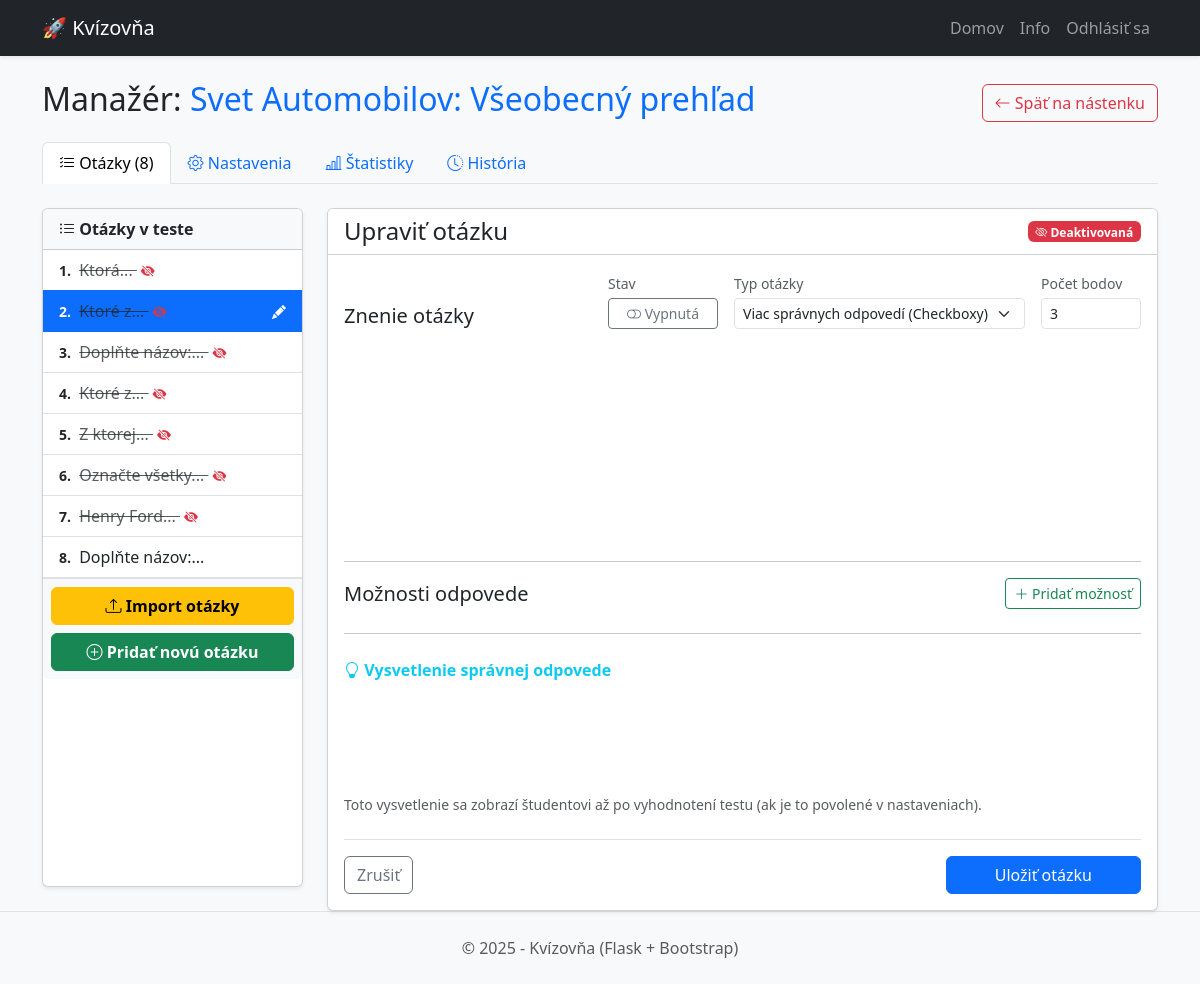
Before: /quiz/1/question/2/edit (signed in) with the older database file.
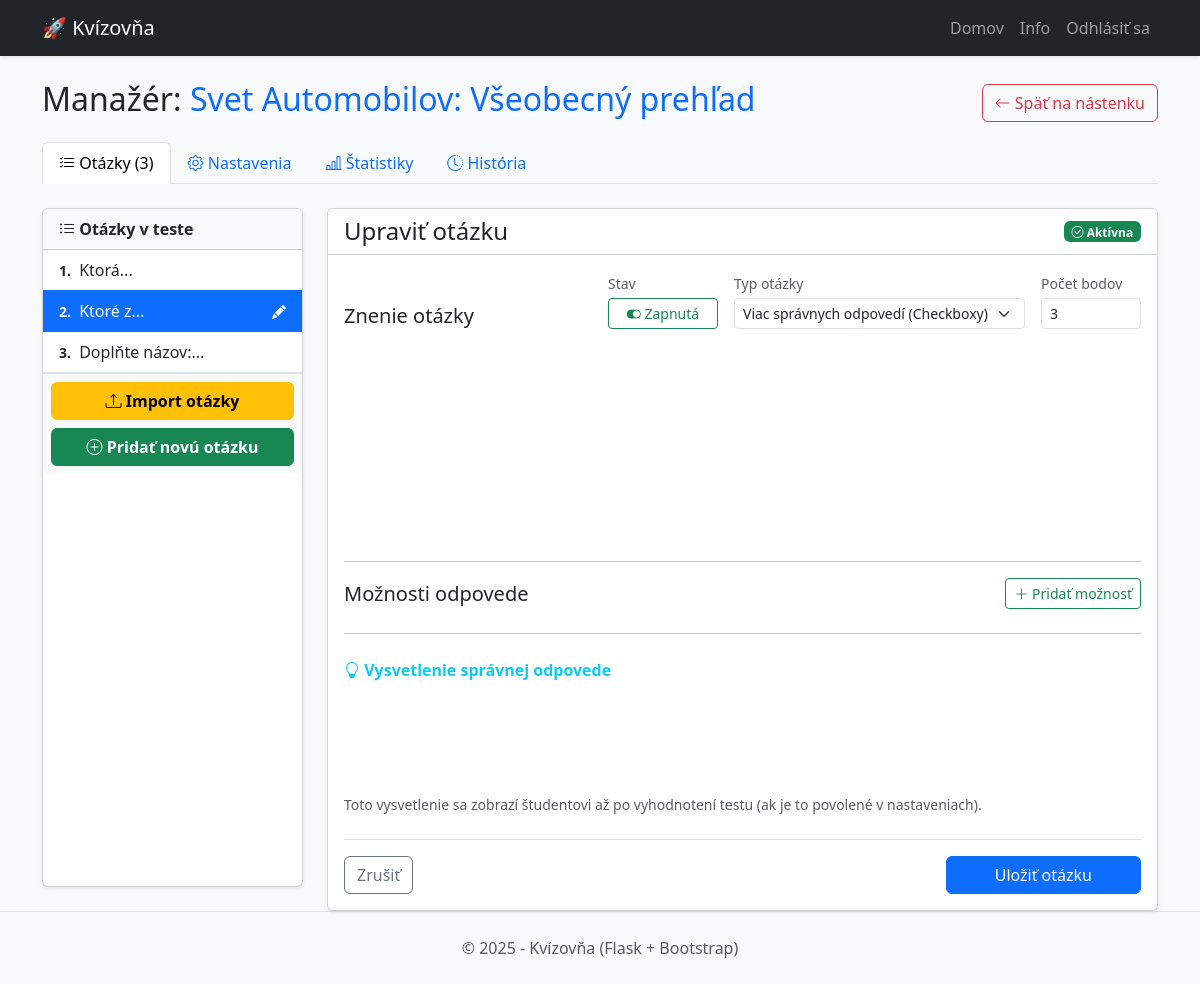
After: the same page with the newer database file.
### app.py (models this page shows, shortened)
class Question(db.Model):
    id = db.Column(db.Integer, primary_key=True)
    text = db.Column(db.Text, nullable=False) # Text otázky
    q_type = db.Column(db.String(20), nullable=False, default='single')
    points = db.Column(db.Integer, default=1)
    quiz_id = db.Column(db.Integer, db.ForeignKey('quiz.id'), nullable=False)
    created_at = db.Column(db.DateTime, default=datetime.utcnow)
    position = db.Column(db.Integer, default=0)
    explanation = db.Column(db.Text, nullable=True) # HTML text vysvetlenia
    is_active = db.Column(db.Boolean, default=True)
    options = db.relationship('Option', backref='question', lazy=True, cascade="all, delete-orphan")

### app.py (the view, shortened to what this page needs)
@app.route('/quiz/<int:quiz_id>/question/<int:question_id>/edit', methods=['GET', 'POST'])
@login_required
def edit_question(quiz_id, question_id):
    quiz = Quiz.query.get_or_404(quiz_id)
    question = Question.query.get_or_404(question_id)
    if quiz.author != current_user:
        flash('Nemáte oprávnenie.', 'danger')
        return redirect(url_for('index'))
    form = QuestionForm(obj=question)
    import_form = ImportQuestionForm()
    return render_template('edit_question.html',
                           title='Upraviť otázku',
                           quiz=quiz,
                           form=form,
                           question=question, # Dôležité pre JS
                           import_form=import_form,
                           legend='Upraviť otázku')

### app.py
class QuestionForm(FlaskForm):
    text = TextAreaField('Znenie otázky', validators=[DataRequired(message="Zadajte text otázky.")])
    explanation = TextAreaField('Vysvetlenie (zobrazí sa po vyhodnotení)')
    q_type = SelectField('Typ otázky', choices=[
        ('single', 'Jedna správna odpoveď (ABCD)'),
        ('multi', 'Viac správnych odpovedí (Checkboxy)'),
        ('text', 'Dopĺňanie slova (Text)')
    ])
    points = IntegerField('Počet bodov', default=1, validators=[NumberRange(min=0)])
    submit = SubmitField('Uložiť otázku')

class ImportQuestionForm(FlaskForm):
    files = MultipleFileField('Vyber JSON súbory otázok', validators=[
        DataRequired()
    ])
    submit = SubmitField('Nahrať a pridať')

### app.py (called while the page is built)
@login_manager.user_loader
def load_user(user_id):
    return User.query.get(int(user_id))

### templates/edit_question.html (shortened to what the changed rows need)
{% extends 'manage_layout.html' %}
{% block manager_content %}
<div class="row">
    <div class="col-lg-3 mb-4">
        <div class="card shadow-sm h-100">
            <div class="list-group list-group-flush" style="max-height: 600px; overflow-y: auto;">
                {% for q in quiz.questions %}
                    {% set is_active_item = (question is defined and question.id == q.id) %}
                    <a href="{{ url_for('edit_question', quiz_id=quiz.id, question_id=q.id) }}"
                       class="list-group-item list-group-item-action d-flex justify-content-between align-items-center {% if is_active_item %}active{% endif %}">
                        <div class="text-truncate me-2">
                            <small class="fw-bold me-1">{{ loop.index }}.</small>
                            {% if not q.is_active %}
                                <span class="text-muted text-decoration-line-through" title="Deaktivovaná">
                                    {{ q.text | striptags | truncate(18) }}
                                </span>
                                <i class="bi bi-eye-slash-fill text-danger small ms-1"></i>
                            {% else %}
                                {{ q.text | striptags | truncate(20) }}
                            {% endif %}
                        </div>
                        {% if is_active_item %}
                            <i class="bi bi-pencil-fill small"></i>
                        {% endif %}
                    </a>
                {% endfor %}
            </div>
        </div>
    </div>
    <div class="col-lg-9">
        <div class="card shadow-sm">
            <div class="card-header bg-white d-flex justify-content-between align-items-center">
                <h4 class="mb-0">{{ legend }}</h4>
                {% if not question.is_active %}
                    <span class="badge bg-danger"><i class="bi bi-eye-slash"></i> Deaktivovaná</span>
                {% else %}
                    <span class="badge bg-success"><i class="bi bi-check-circle"></i> Aktívna</span>
                {% endif %}
            </div>
            <div class="card-body">
                <form method="POST" id="questionForm">
                    <div class="d-flex flex-wrap justify-content-between align-items-end mb-2 gap-3">
                        <div class="d-flex gap-3 align-items-end">
                            <div style="width: 110px;">
                                <label class="form-label small text-muted mb-1">Stav</label>
                                {% if question.is_active %}
                                    <a href="{{ url_for('toggle_question', quiz_id=quiz.id, question_id=question.id) }}"
                                       class="btn btn-sm btn-outline-success w-100"
                                       title="Kliknutím deaktivujete">
                                        <i class="bi bi-toggle-on"></i> Zapnutá
                                    </a>
                                {% else %}
                                    <a href="{{ url_for('toggle_question', quiz_id=quiz.id, question_id=question.id) }}"
                                       class="btn btn-sm btn-outline-secondary w-100"
                                       title="Kliknutím aktivujete">
                                        <i class="bi bi-toggle-off"></i> Vypnutá
                                    </a>
                                {% endif %}
                            </div>
                            <div style="min-width: 220px;">
                                <label class="form-label small text-muted mb-1">{{ form.q_type.label.text }}</label>
                                {{ form.q_type(class="form-select form-select-sm") }}
                            </div>
                            <div style="width: 100px;">
                                <label class="form-label small text-muted mb-1">{{ form.points.label.text }}</label>
                                {{ form.points(class="form-control form-control-sm") }}
                            </div>
                        </div>
                    </div>
                </form>
            </div>
        </div>
    </div>
</div>
{% endblock %}

### templates/manage_layout.html
{% extends 'layout.html' %}
{% block content %}
<div class="row">
    <div class="col-12">
        <div class="d-flex justify-content-between align-items-center mb-3">
            <h2>Manažér: <span class="text-primary">{{ quiz.title }}</span></h2>
            <a href="{{ url_for('index') }}" class="btn btn-outline-danger">
                <i class="bi bi-arrow-left"></i> Späť na nástenku
            </a>
        </div>
        <ul class="nav nav-tabs mb-4">
            <li class="nav-item">
                <a class="nav-link {% if request.endpoint == 'manage_quiz_questions' or request.endpoint == 'edit_question' or request.endpoint == 'add_question' %}active{% endif %}"
                   href="{{ url_for('manage_quiz_questions', quiz_id=quiz.id) }}">
                   <i class="bi bi-list-check"></i> Otázky ({{ quiz.questions|length }})
                </a>
            </li>
            <li class="nav-item">
                <a class="nav-link {% if request.endpoint == 'manage_quiz_settings' %}active{% endif %}"
                   href="{{ url_for('manage_quiz_settings', quiz_id=quiz.id) }}">
                   <i class="bi bi-gear"></i> Nastavenia
                </a>
            </li>
            <li class="nav-item">
                <a class="nav-link {% if request.endpoint == 'manage_quiz_stats' %}active{% endif %}"
                   href="{{ url_for('manage_quiz_stats', quiz_id=quiz.id) }}">
                   <i class="bi bi-bar-chart-line"></i> Štatistiky
                </a>
            </li>
            <li class="nav-item">
                <a class="nav-link {% if request.endpoint == 'quiz_history' %}active{% endif %}"
                   href="{{ url_for('quiz_history', quiz_id=quiz.id) }}">
                   <i class="bi bi-clock-history"></i> História
                </a>
            </li>
        </ul>
    </div>
</div>
{% block manager_content %}{% endblock %}
{% endblock %}

Changed rows visible on the page:
no longer on this page (row edited): Question: text "Ktoré z..."
no longer on this page (row edited): Question: text "Z ktorej..."
no longer on this page (row edited): Question: text "Označte všetky..."
removed Question: text "Henry Ford..."
removed Question: text "Doplňte názov:..."
changed Question "Ktorá...": is_active False → True (drawn)
changed Question "Viac správnych odpovedí (Checkboxy)": is_active False → True (drawn)
changed Question "Doplňte názov:...": is_active False → True (drawn)
Other visible differences:
{{ quiz.questions|length }}: "8" → "3"
text no longer shown: "Deaktivovaná Vypnutá"
text now shown: "Aktívna Zapnutá"
